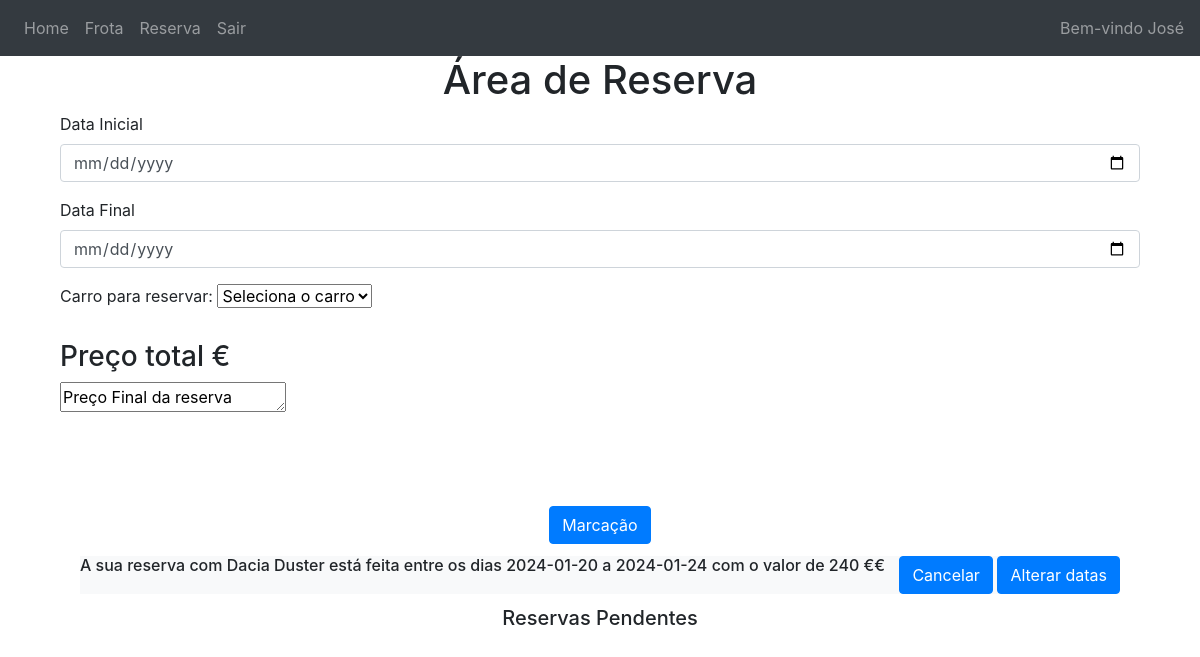
/rent-a-car (signed in), run on the app's committed database.
### website/models.py (models this page shows)
class Utilizador(db.Model, UserMixin):
    id = db.Column(db.Integer, primary_key=True)
    email = db.Column(db.String(150), unique=True)
    nome = db.Column(db.String(150))
    apelido = db.Column(db.String(150))
    datanascimento = db.Column(db.Date())
    password = db.Column(db.String(150))
    reservas = db.relationship('Reservas')

class Reservas(db.Model):
    id = db.Column(db.Integer, primary_key=True)
    carro_marca = db.Column(db.String(150))
    carro_modelo = db.Column(db.String(150))
    carro_matricula = db.Column(db.String(150), db.ForeignKey('modelo.matricula'))
    date = db.Column(db.DateTime(timezone=True), default=func.now())  # usar registo temporal as reservas dos carros
    data_inicial = db.Column(db.Date())
    data_final = db.Column(db.Date())
    preco_total = db.Column(db.Integer)
    divida = db.Column(db.Integer)
    pagamento = db.Column(db.Integer, default=0)
    utilizador_id = db.Column(db.Integer, db.ForeignKey('utilizador.id'))  # usar este codigo para definir reservas

### website/views.py (the view, shortened to what this page needs)
@views.route('/rent-a-car', methods=['GET', 'POST'])
@login_required
def get_brand():
    modelos_marca = []
    carro = Carro.query.all()
    modelos_antes = Modelo.query.all()
    for modelo in modelos_antes:
        reserva = Reservas.query.filter_by(carro_matricula=modelo.matricula).first()
        concluida = Reservas.query.filter(Reservas.data_final <
                                          dataHoje, Reservas.carro_matricula == modelo.matricula).all()
        if reserva and reserva.pagamento == 0 and reserva.date.day < doisDias.day:
            Reservas.query.filter_by(carro_matricula=modelo.matricula).delete()
        if reserva or dataHoje > modelo.data_proxima_revisao or dataLegal > modelo.data_ultima_legalizacao:
            modelo.disponivel = 0
        elif concluida:
            modelo.disponivel = 1
        else:
            modelo.disponivel = 1
    db.session.commit()
    return render_template("rent-a-car.html", utilizador=current_user, carro=carro,
                           dataHoje=dataHoje, dataAmanha=dataAmanha)

### website/__init__.py (called while the page is built)
def create_app():
    app = Flask(__name__, static_url_path='/static')
    app.config['SECRET_KEY'] = 'v'
    app.config['SQLALCHEMY_DATABASE_URI'] = f'sqlite:///{DB_NAME}'
    db.init_app(app)
    from .views import views
    from .auth import auth
    app.register_blueprint(views, url_prefix='/')
    app.register_blueprint(auth, url_prefix='/')
    from .models import Utilizador, Reservas, Carro, Modelo
    create_database(app)
    login_manager = LoginManager()
    login_manager.login_view = 'auth.login'
    login_manager.init_app(app)
    @login_manager.user_loader
    def load_user(id):
        return Utilizador.query.get(int(id))
    return app

### website/templates/rent-a-car.html (shortened to what this page needs)
{%extends "base.html"%}
{% block content%}
<div class="container">
    <h1 align="center">Área de Reserva</h1>
    <form method="POST" action='/rent-a-car/reservar'>
        {%if dataHoje and dataAmanha%}
        <div class="form-group">
            <label for="dataInicial" >Data Inicial </label>
            <input type="date"
                   class="form-control"
                   id="dataInicial"
                   name="dataInicial"
                   min="{{ dataHoje }}"
                   placeholder="dd/mm/yyyy" onchange="precoTotal()" >
        </div>
        <div class="form-group" >
            <label for="dataFinal" >Data Final</label>
            <input type="date"
                   class="form-control"
                   id="dataFinal"
                   name="dataFinal"
                   min="{{ dataAmanha}}"
                   placeholder="dd/mm/yyyy" onchange="precoTotal()" >
        </div>
        {%endif%}
        <label for="model">Carro para reservar:</label>
        <select name="car" id="car" onchange="getModel()"  >
            <option value="">Seleciona o carro</option>
        </select>
        <br><br>
        <div class="form-group" >
            <h3>Preço total €</h3>
            <textarea id="preco_total" name="preco_total" rows="1" cols="20" readonly >Preço Final da reserva  </textarea>
        </div>
        <br>
        <br><br>
        <div align="center">
            <button type="submit" class="btn btn-primary"> Marcação</button>
        </div>
    </form>
    <ul class="list-group list-group-flush" id="reservas">
        {% for reserva in utilizador.reservas %}
        {%if reserva.pagamento==1%}
        <li class="list-group-item" style="
    border-bottom-width: 0;background-color: transparent;">
            <div class="bg-light m-0 d-flex justify-content-between "  >
                <div class="bg-light d-inline">
                    <h6>
                    A sua reserva com {{reserva.carro_marca}} {{reserva.carro_modelo}} está feita entre os dias {{reserva.data_inicial}} a {{reserva.data_final}} com o valor de {{reserva.preco_total}}€
               </h6>
                </div>
                <div class="text-right d-inline">
                    <form method='POST' action='/eliminar/{{ reserva.id }}' class="d-inline-block">
                        <button type="submit" class="btn btn-primary" value='{{ reserva.id }}'>
                            Cancelar
                        </button>
                    </form>
                    <form method='POST' action='/alterar-datas' class="d-inline-block ">
                        <button type="submit" class="btn btn-primary">
                            Alterar datas
                        </button>
                    </form>
                </div>
            </div>
        </li>
            {%endif%}
        {% endfor %}
    </ul>
</div>
<div class="container">
    <div class="text-center">
        <h5>Reservas Pendentes</h5>
    </div>
</div>
{% endblock%}

### website/templates/base.html (shortened to what this page needs)
<!DOCTYPE html>
<html lang="en">
<head>
    <link
            rel="stylesheet"
            href="https://stackpath.bootstrapcdn.com/bootstrap/4.4.1/css/bootstrap.min.css"
    />
    <link
            rel="stylesheet"
            href="https://stackpath.bootstrapcdn.com/font-awesome/4.7.0/css/font-awesome.min.css"
    />
</head>
<body>
<nav class="navbar navbar-expand-lg navbar-dark bg-dark">
    <div class="collapse navbar-collapse" id="navbar">
        <div class="navbar-nav">
            {%if utilizador.is_authenticated %}
            <a class="nav-item nav-link" id="home" href="/">Home</a>
            <a class="nav-item nav-link" id="carList" href="/carList">Frota</a>
            <a class="nav-item nav-link" id="rent-a-car" href="/rent-a-car">Reserva</a>
            <a class="nav-item nav-link" id="logout" href="/logout">Sair</a>
            {% else %}
            <a class="nav-item nav-link" id="login" href="/login">Entrar</a>
            <a class="nav-item nav-link" id="signUp" href="/sign-up">Regsitar</a>
            {%endif%}
        </div>
    </div>
    {%if utilizador.is_authenticated %}
    <span class="nav-item" style="color: rgba(255,255,255,.5);margin-left: auto;">Bem-vindo {{utilizador.nome}}</span>
    {%endif%}
</nav>
<div class="container">{% block content%}{% endblock%}</div>
</body>
</html>

### data on the page
Utilizador: nome "José"
Reservas: carro_marca "Dacia", carro_modelo "Duster", data_inicial "2024-01-20", data_final "2024-01-24", preco_total "240 €", {{ reserva.id }} 10 (drawn)
